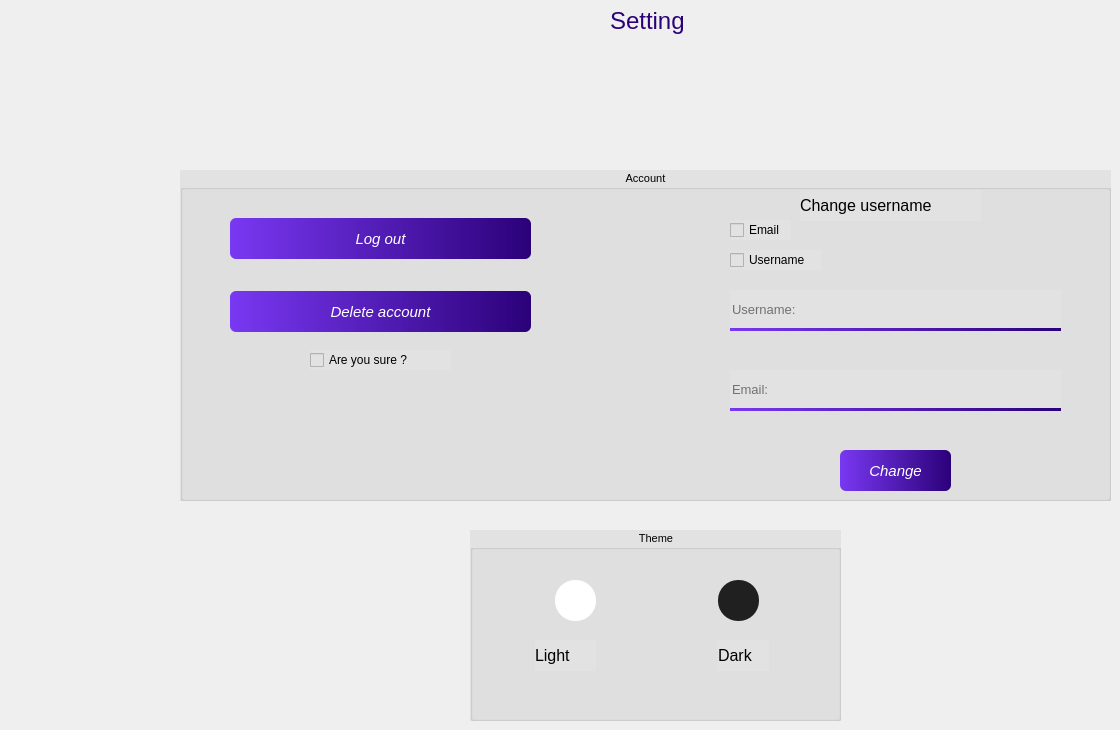
     <widget class="QWidget" name="page_setting">
      <widget class="QGroupBox" name="groupBox_4">
       <property name="geometry">
        <rect>
         <x>470</x>
         <y>530</y>
         <width>371</width>
         <height>191</height>
        </rect>
       </property>
       <property name="font">
        <font>
         <family>Arial</family>
         <pointsize>8</pointsize>
        </font>
       </property>
       <property name="styleSheet">
        <string notr="true">background-color: #E2E2E2;</string>
       </property>
       <property name="title">
        <string>Theme</string>
       </property>
       <property name="alignment">
        <set>Qt::AlignCenter</set>
       </property>
       <widget class="QPushButton" name="btn_dark">
        <property name="geometry">
         <rect>
          <x>248</x>
          <y>50</y>
          <width>41</width>
          <height>41</height>
         </rect>
        </property>
        <property name="font">
         <font>
          <family>Arial</family>
          <pointsize>11</pointsize>
          <italic>true</italic>
         </font>
        </property>
        <property name="cursor">
         <cursorShape>PointingHandCursor</cursorShape>
        </property>
        <property name="styleSheet">
         <string notr="true">QPushButton {
    border: none;
    background-color: #202020;
    color: #fff;
    border-radius: 20px;


}
</string>
        </property>
        <property name="text">
         <string/>
        </property>
       </widget>
       <widget class="QPushButton" name="btn_light">
        <property name="geometry">
         <rect>
          <x>85</x>
          <y>50</y>
          <width>41</width>
          <height>41</height>
         </rect>
        </property>
        <property name="font">
         <font>
          <family>Arial</family>
          <pointsize>11</pointsize>
          <italic>true</italic>
         </font>
        </property>
        <property name="cursor">
         <cursorShape>PointingHandCursor</cursorShape>
        </property>
        <property name="styleSheet">
         <string notr="true">QPushButton {
    border: none;
    background-color: #fff;
    color: #fff;
    border-radius: 20px;


}
</string>
        </property>
        <property name="text">
         <string/>
        </property>
       </widget>
       <widget class="QLabel" name="label_9">
        <property name="geometry">
         <rect>
          <x>65</x>
          <y>110</y>
          <width>61</width>
          <height>31</height>
         </rect>
        </property>
        <property name="font">
         <font>
          <family>Arial</family>
          <pointsize>12</pointsize>
         </font>
        </property>
        <property name="styleSheet">
         <string notr="true"/>
        </property>
        <property name="text">
         <string>Light</string>
        </property>
       </widget>
       <widget class="QLabel" name="label_10">
        <property name="geometry">
         <rect>
          <x>248</x>
          <y>110</y>
          <width>51</width>
          <height>31</height>
         </rect>
        </property>
        <property name="font">
         <font>
          <family>Arial</family>
          <pointsize>12</pointsize>
         </font>
        </property>
        <property name="styleSheet">
         <string notr="true"/>
        </property>
        <property name="text">
         <string>Dark</string>
        </property>
       </widget>
      </widget>
      <widget class="QLabel" name="label_4">
       <property name="geometry">
        <rect>
         <x>610</x>
         <y>0</y>
         <width>131</width>
         <height>41</height>
        </rect>
       </property>
       <property name="font">
        <font>
         <family>Arial</family>
         <pointsize>18</pointsize>
        </font>
       </property>
       <property name="styleSheet">
        <string notr="true">color: qlineargradient(spread:pad, x1:0, y1:0, x2:1, y2:0, stop:0 rgb(121, 56, 242), stop:1 rgb(43, 1, 121));</string>
       </property>
       <property name="text">
        <string>Setting</string>
       </property>
      </widget>
      <widget class="QGroupBox" name="groupBox_5">
       <property name="geometry">
        <rect>
         <x>180</x>
         <y>170</y>
         <width>931</width>
         <height>331</height>
        </rect>
       </property>
       <property name="font">
        <font>
         <family>Arial</family>
         <pointsize>8</pointsize>
        </font>
       </property>
       <property name="styleSheet">
        <string notr="true">background-color: #E2E2E2;</string>
       </property>
       <property name="title">
        <string>Account</string>
       </property>
       <property name="alignment">
        <set>Qt::AlignCenter</set>
       </property>
       <widget class="QPushButton" name="btn_logout">
        <property name="geometry">
         <rect>
          <x>50</x>
          <y>48</y>
          <width>301</width>
          <height>41</height>
         </rect>
        </property>
        <property name="font">
         <font>
          <family>Arial</family>
          <pointsize>11</pointsize>
          <italic>true</italic>
         </font>
        </property>
        <property name="cursor">
         <cursorShape>PointingHandCursor</cursorShape>
        </property>
        <property name="styleSheet">
         <string notr="true">QPushButton {
    border: none;
    background-color: qlineargradient(spread:pad, x1:0, y1:0, x2:1, y2:0, stop:0 rgb(121, 56, 242), stop:1 rgb(43, 1, 121));
    color: #fff;
    border-radius: 6px;


}
QPushButton:hover {
    background-color: qlineargradient(spread:pad, x1:0, y1:0, x2:1, y2:0, stop:0 #41295a, stop:1 #2F0743);
}</string>
        </property>
        <property name="text">
         <string>Log out</string>
        </property>
       </widget>
       <widget class="QPushButton" name="btn_delete_account">
        <property name="geometry">
         <rect>
          <x>50</x>
          <y>121</y>
          <width>301</width>
          <height>41</height>
         </rect>
        </property>
        <property name="font">
         <font>
          <family>Arial</family>
          <pointsize>11</pointsize>
          <italic>true</italic>
         </font>
        </property>
        <property name="cursor">
         <cursorShape>PointingHandCursor</cursorShape>
        </property>
        <property name="styleSheet">
         <string notr="true">QPushButton {
    border: none;
    background-color: qlineargradient(spread:pad, x1:0, y1:0, x2:1, y2:0, stop:0 rgb(121, 56, 242), stop:1 rgb(43, 1, 121));
    color: #fff;
    border-radius: 6px;


}
QPushButton:hover {
    background-color: qlineargradient(spread:pad, x1:0, y1:0, x2:1, y2:0, stop:0 #41295a, stop:1 #2F0743);
}</string>
        </property>
        <property name="text">
         <string>Delete account</string>
        </property>
       </widget>
       <widget class="QCheckBox" name="checkBox_sure">
        <property name="geometry">
         <rect>
          <x>130</x>
          <y>180</y>
          <width>141</width>
          <height>20</height>
         </rect>
        </property>
        <property name="font">
         <font>
          <family>Arial</family>
         </font>
        </property>
        <property name="text">
         <string>Are you sure ?</string>
        </property>
       </widget>
       <widget class="QLineEdit" name="lineEdit_change_username">
        <property name="geometry">
         <rect>
          <x>550</x>
          <y>120</y>
          <width>331</width>
          <height>41</height>
         </rect>
        </property>
        <property name="font">
         <font>
          <family>Arial</family>
          <pointsize>10</pointsize>
         </font>
        </property>
        <property name="styleSheet">
         <string notr="true">QLineEdit{
	background-color: #E2E2E2;
	border: none;
	border-bottom: 3px solid qlineargradient(spread:pad, x1:0, y1:0, x2:1, y2:0, stop:0 rgb(121, 56, 242), stop:1 rgb(43, 1, 121));
	border-radius: none;
}
QLineEdit:focus{
	border-bottom: 3px solid qlineargradient(spread:pad, x1:0, y1:0, x2:1, y2:0, stop:0 #41295a, stop:1 #2F0743);
}
</string>
        </property>
        <property name="placeholderText">
         <string>Username:</string>
        </property>
       </widget>
       <widget class="QLabel" name="label_11">
        <property name="geometry">
         <rect>
          <x>620</x>
          <y>20</y>
          <width>181</width>
          <height>31</height>
         </rect>
        </property>
        <property name="font">
         <font>
          <family>Arial</family>
          <pointsize>12</pointsize>
         </font>
        </property>
        <property name="styleSheet">
         <string notr="true"/>
        </property>
        <property name="text">
         <string>Change username</string>
        </property>
       </widget>
       <widget class="QPushButton" name="btn_change_username">
        <property name="geometry">
         <rect>
          <x>660</x>
          <y>280</y>
          <width>111</width>
          <height>41</height>
         </rect>
        </property>
        <property name="font">
         <font>
          <family>Arial</family>
          <pointsize>11</pointsize>
          <italic>true</italic>
         </font>
        </property>
        <property name="cursor">
         <cursorShape>PointingHandCursor</cursorShape>
        </property>
        <property name="styleSheet">
         <string notr="true">QPushButton {
    border: none;
    background-color: qlineargradient(spread:pad, x1:0, y1:0, x2:1, y2:0, stop:0 rgb(121, 56, 242), stop:1 rgb(43, 1, 121));
    color: #fff;
    border-radius: 6px;


}
QPushButton:hover {
    background-color: qlineargradient(spread:pad, x1:0, y1:0, x2:1, y2:0, stop:0 #41295a, stop:1 #2F0743);
}</string>
        </property>
        <property name="text">
         <string>Change</string>
        </property>
       </widget>
       <widget class="QLabel" name="label_account_setting_error">
        <property name="geometry">
         <rect>
          <x>30</x>
          <y>260</y>
          <width>581</width>
          <height>51</height>
         </rect>
        </property>
        <property name="font">
         <font>
          <family>Arial</family>
          <pointsize>13</pointsize>
         </font>
        </property>
        <property name="styleSheet">
         <string notr="true">color: rgb(255, 6, 51);
background-color: none;</string>
        </property>
        <property name="text">
         <string/>
        </property>
       </widget>
       <widget class="QLineEdit" name="lineEdit_change_email">
        <property name="geometry">
         <rect>
          <x>550</x>
          <y>200</y>
          <width>331</width>
          <height>41</height>
         </rect>
        </property>
        <property name="font">
         <font>
          <family>Arial</family>
          <pointsize>10</pointsize>
         </font>
        </property>
        <property name="styleSheet">
         <string notr="true">QLineEdit{
	background-color: #E2E2E2;
	border: none;
	border-bottom: 3px solid qlineargradient(spread:pad, x1:0, y1:0, x2:1, y2:0, stop:0 rgb(121, 56, 242), stop:1 rgb(43, 1, 121));
	border-radius: none;
}
QLineEdit:focus{
	border-bottom: 3px solid qlineargradient(spread:pad, x1:0, y1:0, x2:1, y2:0, stop:0 #41295a, stop:1 #2F0743);
}
</string>
        </property>
        <property name="placeholderText">
         <string>Email:</string>
        </property>
       </widget>
       <widget class="QCheckBox" name="checkBox_email">
        <property name="geometry">
         <rect>
          <x>550</x>
          <y>50</y>
          <width>61</width>
          <height>20</height>
         </rect>
        </property>
        <property name="font">
         <font>
          <family>Arial</family>
         </font>
        </property>
        <property name="text">
         <string>Email</string>
        </property>
       </widget>
       <widget class="QCheckBox" name="checkBox_username">
        <property name="geometry">
         <rect>
          <x>550</x>
          <y>80</y>
          <width>91</width>
          <height>20</height>
         </rect>
        </property>
        <property name="font">
         <font>
          <family>Arial</family>
         </font>
        </property>
        <property name="text">
         <string>Username</string>
        </property>
       </widget>
      </widget>
     </widget>
